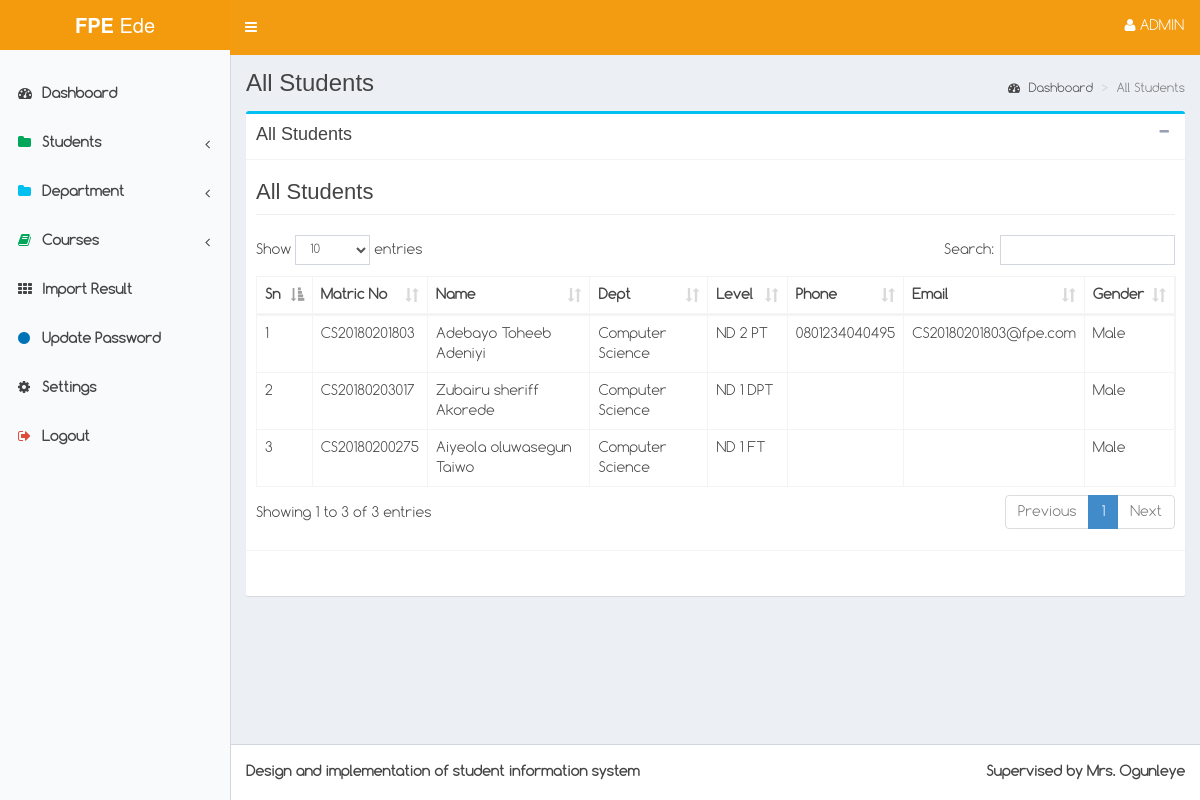
Screenshot of /admin/member.php (signed in) with the database file from the repository.
### tables this page shows
CREATE TABLE `students` (
  `id` int(11) NOT NULL,
  `matric` varchar(25) NOT NULL,
  `password` varchar(25) NOT NULL,
  `name` varchar(200) NOT NULL,
  `gender` varchar(15) NOT NULL,
  `phone` varchar(15) DEFAULT NULL,
  `email` varchar(200) NOT NULL,
  `date_reg` varchar(25) NOT NULL,
  `matric_year` varchar(4) NOT NULL,
  `faculty` varchar(200) NOT NULL,
  `department` varchar(200) NOT NULL,
  `program` varchar(100) NOT NULL DEFAULT 'Undergraduate',
  `admission` varchar(10) NOT NULL,
  `level` varchar(15) NOT NULL,
  `address` varchar(200) DEFAULT NULL,
  `guardian_name` varchar(150) DEFAULT NULL,
  `guardian_address` varchar(200) DEFAULT NULL,
  `kin_name` varchar(100) DEFAULT NULL,
  `kin_address` varchar(200) DEFAULT NULL,
  `kin_phone` varchar(15) DEFAULT NULL,
  `guardian_phone` varchar(15) DEFAULT NULL,
  `status` int(11) NOT NULL DEFAULT 0,
  `passport` varchar(200) DEFAULT NULL
);

### admin/inc/all_member.php (the view, shortened to what this page needs)
<h3 class="page-header">All Students</h3>
<div class="table-responsive">
	<table class="table table-bordered" id="tables">
		<thead>
			<tr>
				<th>Sn</th>
				<th>Matric No</th>
				<th>Name</th>
                <th>Dept</th>
                <th>Level</th>
                <th>Phone</th>
				<th>Email</th>
				<th>Gender</th>
			</tr>
		</thead>
		<tbody>
		<?php
			$user = $db->prepare('SELECT * FROM students ORDER BY id DESC');
			$user->execute();
			$sn = 0;
			while($rs = $user->fetch(PDO::FETCH_ASSOC))
			{
				?>
				<tr>
					<td><?php echo ++$sn;?></td>
					<td><?php echo $rs['matric']; ?></td>
					<td><?php echo $rs['name'];?></td>
                    <td><?php echo $rs['department'];?></td>
                    <td><?php echo $rs['level'];?></td>
                    <td><?php echo $rs['phone'];?></td>
					<td><?php echo $rs['email'];?></td>
					<td><?php echo $rs['gender'];?></td>
				</tr>
				<?php
			}
		?>
	</tbody>
	</table>
</div>

### admin/css/style.css (style rules this page uses)
body { font-family: 'Open Sans', sans-serif; font-weight: 400; font-size: 14px; line-height: 25px; color: #444; }

### rows the page displays
students: matric "CS20180201803", name "Adebayo Toheeb Adeniyi", department "Computer Science", level "ND 2 PT", phone "0801234040495", email "CS20180201803@fpe.com", gender "Male"
students: matric "CS20180203017", name "Zubairu sheriff Akorede", department "Computer Science", level "ND 1 DPT", gender "Male"
students: matric "CS20180200275", name "Aiyeola oluwasegun Taiwo", department "Computer Science", level "ND 1 FT", gender "Male"

### other values shown
$page_title "All Students"
